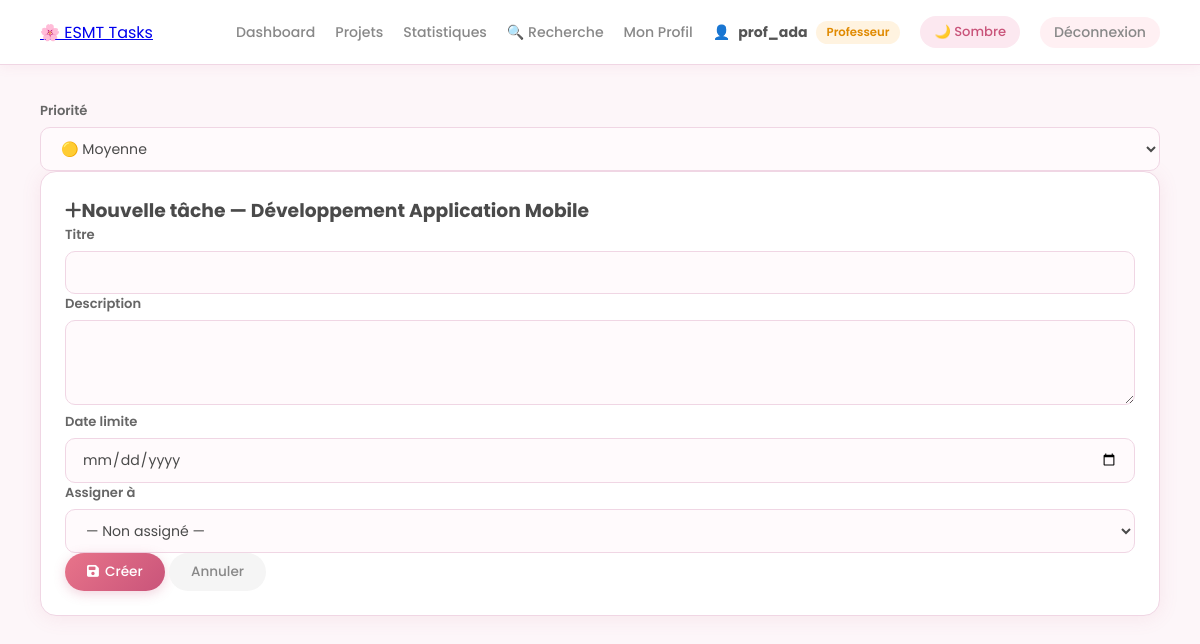
Page /projet/2/tache/create/ (signed in) on the committed database.
### accounts/models.py (models this page shows, shortened)
class User(AbstractUser):
    ROLE_CHOICES = [
        ('etudiant', 'Étudiant'),
        ('professeur', 'Professeur'),
    ]
    role = models.CharField(max_length=20, choices=ROLE_CHOICES, default='etudiant')
    avatar = models.ImageField(upload_to='avatars/', null=True, blank=True)

### projects/models.py (models this page shows, shortened)
class Project(models.Model):
    titre = models.CharField(max_length=200)
    description = models.TextField(blank=True)
    createur = models.ForeignKey(User, on_delete=models.CASCADE, related_name='projets_crees')
    membres = models.ManyToManyField(User, related_name='projets_membres', blank=True)
    date_creation = models.DateTimeField(auto_now_add=True)
    date_modification = models.DateTimeField(auto_now=True)

### tasks/views.py (the view, shortened to what this page needs)
# urls.py: path('projet/<int:projet_pk>/tache/create/', views.tache_create, name='tache_create'),
@login_required
def tache_create(request, projet_pk):
    projet = get_object_or_404(Project, pk=projet_pk)
    if request.user != projet.createur:
        messages.error(request, 'Seul le créateur peut ajouter des tâches !')
        return redirect('projet_detail', pk=projet_pk)
    membres = projet.membres.all()
    return render(request, 'tasks/create.html', {'projet': projet, 'membres': membres})

### templates/tasks/create.html (shortened to what this page needs)
{% extends 'base.html' %}
{% block content %}
<div class="row justify-content-center">
    <div class="mb-3">
    <label class="form-label fw-bold">Priorité</label>
    <select name="priorite" class="form-select">
        <option value="moyenne" selected>🟡 Moyenne</option>
    </select>
</div>
    <div class="col-md-7">
        <div class="card p-4">
            <h3 class="mb-4">
                <i class="fas fa-plus me-2"></i>Nouvelle tâche — {{ projet.titre }}
            </h3>
            <form method="POST">
                <div class="mb-3">
                    <label class="form-label fw-bold">Titre</label>
                    <input type="text" name="titre" class="form-control" required>
                </div>
                <div class="mb-3">
                    <label class="form-label fw-bold">Description</label>
                    <textarea name="description" class="form-control" rows="3"></textarea>
                </div>
                <div class="mb-3">
                    <label class="form-label fw-bold">Date limite</label>
                    <input type="date" name="date_limite" class="form-control">
                </div>
                <div class="mb-3">
                    <label class="form-label fw-bold">Assigner à</label>
                    <select name="assignee" class="form-select">
                        <option value="">— Non assigné —</option>
                    </select>
                </div>
                <div class="d-flex gap-2">
                    <button type="submit" class="btn btn-primary">
                        <i class="fas fa-save me-1"></i>Créer
                    </button>
                    <a href="{% url 'projet_detail' projet.pk %}" class="btn btn-secondary">Annuler</a>
                </div>
            </form>
        </div>
    </div>
</div>
{% endblock %}

### templates/base.html (shortened to what this page needs)
<!DOCTYPE html>
<html lang="fr">
<head>
    <link href="https://cdnjs.cloudflare.com/ajax/libs/font-awesome/6.4.0/css/all.min.css" rel="stylesheet">
</head>
<body>
{% if user.is_authenticated %}
<nav class="navbar">
    <a href="{% url 'dashboard' %}" class="navbar-brand">🌸 ESMT Tasks</a>
    <div class="navbar-right">
        <a href="{% url 'dashboard' %}">Dashboard</a>
        <a href="{% url 'projet_liste' %}">Projets</a>
        <a href="{% url 'statistiques' %}">Statistiques</a>
        <a href="{% url 'recherche' %}">🔍 Recherche</a>
        <a href="{% url 'profil' %}">Mon Profil</a>
        <span style="color:#888; font-size:0.88rem; display:flex; align-items:center; gap:8px;">
            👤 <strong style="color:#555;">{{ user.username }}</strong>
            <span class="badge {% if user.role == 'professeur' %}badge-gold{% else %}badge-rose{% endif %}">
                {{ user.get_role_display }}
            </span>
        </span>
        <button id="theme-btn" onclick="toggleTheme()"
            style="background: var(--pink-bg); border: none; border-radius: 20px;
            padding: 6px 14px; cursor: pointer; font-size: 0.82rem;
            color: var(--pink); font-family: Poppins, sans-serif; font-weight: 500;
            transition: all 0.2s;">
            🌙 Sombre
        </button>
        <a href="{% url 'deconnexion' %}" class="btn btn-danger btn-sm">Déconnexion</a>
    </div>
</nav>
{% endif %}
<div class="layout">
    <div class="main-content" style="{% if not user.is_authenticated %}margin-left:0;{% endif %}">
        {% block content %}{% endblock %}
 </div>
</div>
</body>
</html>

### templates/base.html (style rules this page uses)
:root { --pink: #c9547a; --pink-light: #e8748a; --pink-bg: #fce8f0; --pink-border: #f0d6e4; --pink-soft: #fdf6f9; --text: #4a4a4a; --text-muted: #999; --white: #fff; --shadow: 0 2px 20px rgba(201,84,122,0.10); --shadow-hover: 0 6px 24px rgba(201,84,122,0.18); --radius: 16px; --radius-sm: 10px; --radius-full: 25px; --gradient: linear-gradient(135deg, #e8748a, #c9547a); --sidebar-w: 220px; --navbar-h: 65px; --transition: all 0.2s ease; }
* { margin: 0; padding: 0; box-sizing: border-box; }
body { font-family: 'Poppins', sans-serif; background-color: var(--pink-soft); color: var(--text); transition: background 0.3s, color 0.3s; }
.navbar { background: var(--white); border-bottom: 1px solid var(--pink-border); padding: 0 40px; height: var(--navbar-h); display: flex; justify-content: space-between; align-items: center; box-shadow: 0 2px 12px rgba(201,84,122,0.08); position: fixed; top: 0; left: 0; right: 0; z-index: 100; }
.navbar-right { display: flex; align-items: center; gap: 20px; }
.navbar-right a { color: #888; text-decoration: none; font-size: 0.88rem; font-weight: 500; transition: var(--transition); }
.layout { display: flex; min-height: 100vh; padding-top: var(--navbar-h); }
.main-content { margin-left: 0; padding: 36px 40px; flex: 1; min-width: 0; max-width: 1200px; margin: 0 auto; width: 100%; }
.card { background: var(--white); border-radius: var(--radius); padding: 24px; box-shadow: var(--shadow); border: 1px solid var(--pink-border); margin-bottom: 20px; transition: var(--transition); }
.btn { padding: 9px 22px; border-radius: var(--radius-full); font-size: 0.85rem; font-weight: 500; cursor: pointer; border: none; text-decoration: none; display: inline-flex; align-items: center; gap: 6px; transition: var(--transition); font-family: 'Poppins', sans-serif; white-space: nowrap; }
.btn-primary { background: var(--gradient); color: white; box-shadow: 0 3px 12px rgba(201,84,122,0.25); }
.btn-danger { background: #fff0f3; color: #e05a7a; }
.btn-secondary { background: #f5f5f5; color: #888; }
.btn-sm { padding: 5px 14px; font-size: 0.78rem; }
input[type=text], input[type=email], input[type=password], input[type=date], input[type=number], textarea, select { width: 100%; padding: 10px 16px; border: 1.5px solid var(--pink-border); border-radius: var(--radius-sm); font-family: 'Poppins', sans-serif; font-size: 0.88rem; outline: none; background: #fffafc; color: var(--text); transition: border 0.2s, box-shadow 0.2s; }
label { font-size: 0.82rem; font-weight: 600; color: #666; margin-bottom: 6px; display: block; }
.badge { padding: 3px 11px; border-radius: 20px; font-size: 0.73rem; font-weight: 600; display: inline-block; }
.badge-gold { background: #fff3e0; color: #e08a00; }

### rows in the picture
User: username "prof_ada", role "Professeur"
Project: titre "Développement Application Mobile"
